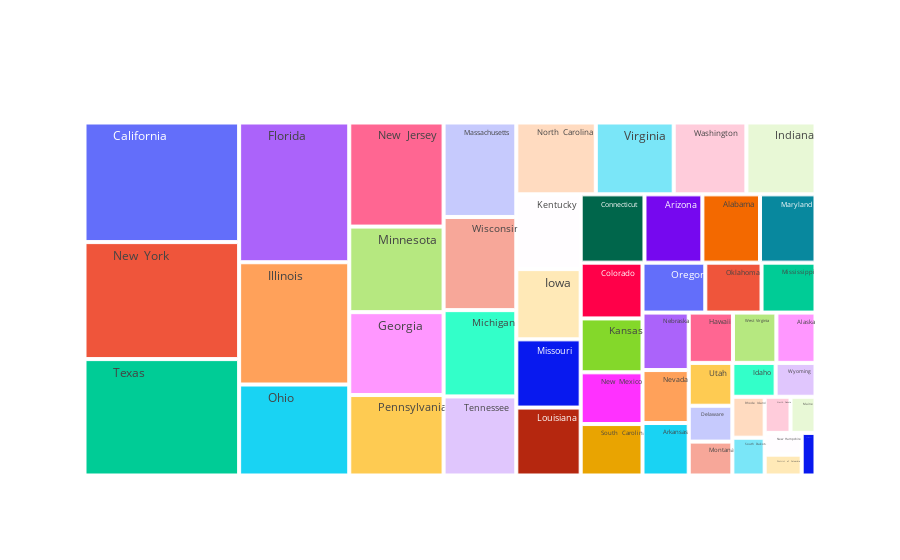

The code cell stored with this chart in its notebook:
### Code cell
fig = go.Figure()
fig.add_trace(go.Treemap(
    labels=list(state_infra['State']),
    parents=["" for parent in state_infra['State']],
    values=list(state_infra[1992]),
))
fig.show()

### Figure 1 — Plotly figure (JSON) as saved in the notebook; plotly's stock layout.template omitted (floating-point values rounded to 4 significant figures)
{"data": [{"labels": ["        Alabama", "        Alaska", "        Arizona", "        Arkansas", "        California", "        Colorado", "        Connecticut", "        Delaware", "        District  of  Columbia", "        Florida", "        Georgia", "        Hawaii", "        Idaho", "        Illinois", "        Indiana", "        Iowa", "        Kansas", "        Kentucky", "        Louisiana", "        Maine", "        Maryland", "        Massachusetts", "        Michigan", "        Minnesota", "        Mississippi", "        Missouri", "        Montana", "        Nebraska", "        Nevada", "        New  Hampshire", "        New  Jersey", "        New  Mexico", "        New  York", "        North  Carolina", "        North  Dakota", "        Ohio", "        Oklahoma", "        Oregon", "        Pennsylvania", "        Rhode  Island", "        South  Carolina", "        South  Dakota", "        Tennessee", "        Texas", "        Utah", "        Vermont", "        Virginia", "        Washington", "        West  Virginia", "        Wisconsin", "        Wyoming"], "parents": ["", "", "", "", "", "", "", "", "", "", "", "", "", "", "", "", "", "", "", "", "", "", "", "", "", "", "", "", "", "", "", "", "", "", "", "", "", "", "", "", "", "", "", "", "", "", "", "", "", "", ""], "type": "treemap", "values": [1328.0, 663.8, 1334.0, 818.9, 6243.0, 1165.0, 1470.0, 528.4, 260.8, 5196.0, 2638.0, 750.7, 494.9, 4546.0, 1676.0, 1526.0, 1125.0, 1624.0, 1476.0, 304.7, 1278.0, 2319.0, 2119.0, 2725.0, 910.1, 1482.0, 499.2, 896.8, 826.6, 271.7, 3314.0, 1080.0, 6107.0, 1928.0, 315.1, 3383.0, 948.3, 1059.0, 2562.0, 446.3, 1074.0, 412.0, 1942.0, 6076.0, 631.3, 199.0, 1890.0, 1763.0, 737.3, 2288.0, 456.0]}], "layout": {}}
